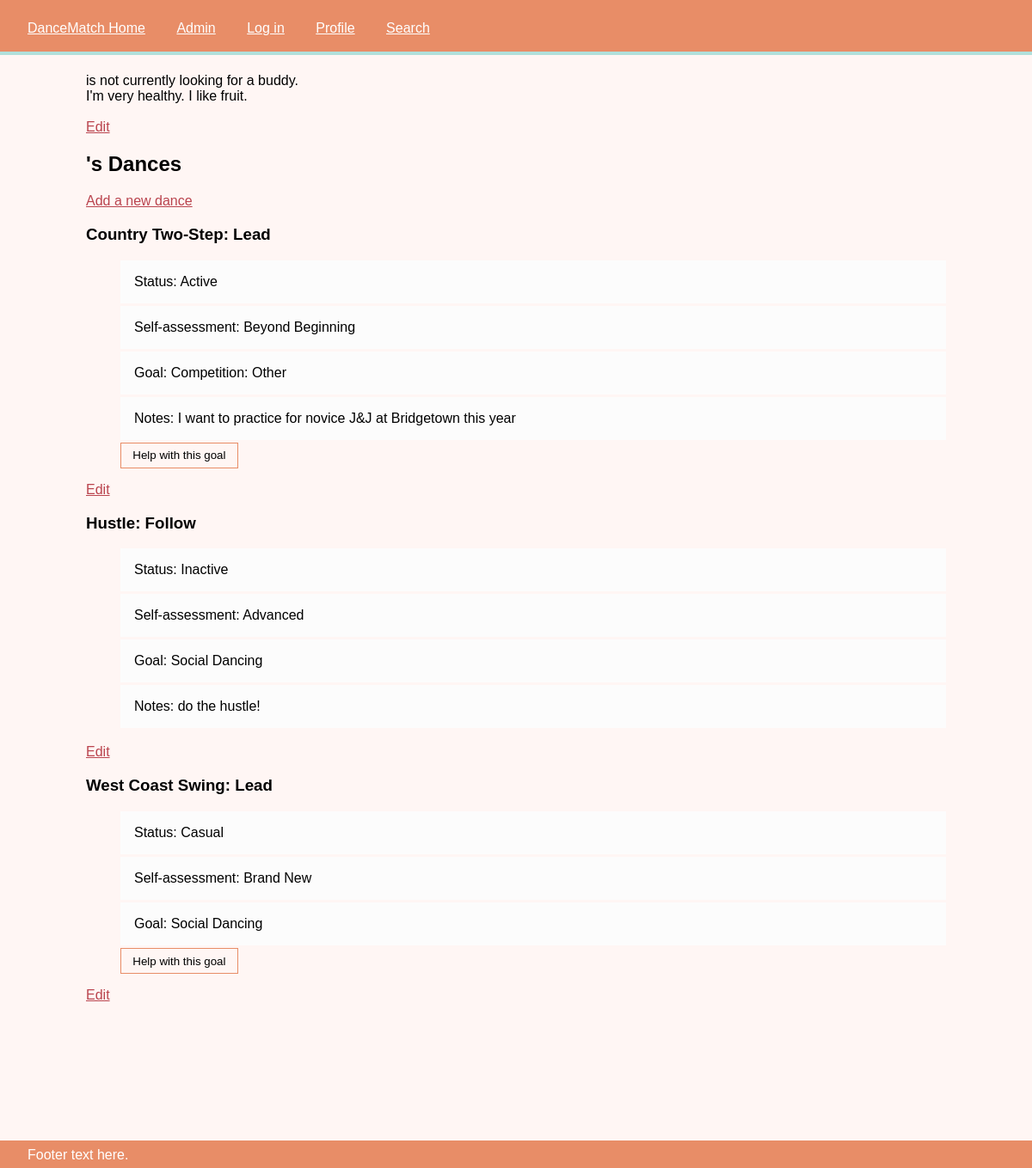
Screenshot of /profile/3/ with the database file from the repository.
### dancematch_app/models.py (models this page shows, shortened)
class Dancer(models.Model):
    user = models.OneToOneField(User)
    bio = models.TextField()
    img_path = models.CharField(max_length=200, default="/statc/uploads/default.png")

class DancePrefs(models.Model):
    dance = models.ForeignKey(Dance)
    dancer = models.ForeignKey(Dancer)
    role = models.ForeignKey(DanceRole)
    skill_level = models.ForeignKey(SkillLevel, default=1)
    activity = models.ForeignKey(Activity, default=1)
    goal = models.ForeignKey(Goals, default=1)
    notes = models.TextField(blank=True)

class Dance(models.Model):
    name = models.CharField(default='', max_length=200)
    description = models.TextField(blank=True)
    def __str__(self):
        return self.name

class DanceRole(models.Model):
    name = models.CharField(max_length=200)
    def __str__(self):
        return self.name

class Activity(models.Model):
    name = models.CharField(max_length=200)
    def __str__(self):
        return self.name

class SkillLevel(models.Model):
    name = models.CharField(max_length=200)
    def __str__(self):
        return self.name

class Goals(models.Model):
    name = models.CharField(max_length=200)
    def __str__(self):
        return self.name

### dancematch_app/views.py (the view)
# urls.py: url(r'^profile/(?P<dancer_id>[0-9]+)/$', views.profile, name='profile'),
def profile(request, dancer_id):
    dancer = get_object_or_404(Dancer, pk=dancer_id)
    dance_prefs = DancePrefs.objects.filter(dancer=dancer)
    return render(request, 'profile.html', {'dancer': dancer,
                                            'dance_prefs': dance_prefs,
                                            })

### dancematch_app/templates/profile.html (shortened to what this page needs)
{% extends "base_generic.html" %}
{% load staticfiles %}
{% block content %}
{% if dancer.active_member %}
    {{ dancer.name }} is looking for a buddy!
{% else %}
    {{ dancer.name }} is not currently looking for a buddy.
{% endif %}
<div class="bio">
    {{ dancer.bio }}
</div>
<br>
<a href="/edit/{{ dancer.id }}">Edit</a>
<h2>{{ dancer.name }}'s Dances</h2>
<a href="/edit/{{ dancer.id }}/0/">Add a new dance</a>
{% for dance_pref in dance_prefs|dictsort:"dance.name" %}
    <h3>{{ dance_pref.dance }}: {{ dance_pref.role }}</h3>
    <ul class="prefs">
        {% if dance_pref.activity %}
            <li>Status: {{ dance_pref.activity }}</li>
        {% endif %}
        {% if dance_pref.skill_level %}
            <li>Self-assessment: {{ dance_pref.skill_level }}</li>
        {% endif %}
        {%  if dance_pref.goal %}
            <li>Goal: {{ dance_pref.goal }}</li>
        {% endif %}
        {% if dance_pref.notes != '' %}
            <li>Notes: {{ dance_pref.notes }}</li>
        {% endif %}
        {% if dance_pref.activity.name != "Inactive" %}
            <input class="button" type="button" value="Help with this goal"/>
        {% endif %}
    </ul>
    <a href="/edit/{{ dancer.id }}/{{ dance_pref.id }}/">Edit</a>
{% empty %}
    {{ dancer.name }} has not added any dances.
{% endfor %}
{% endblock %}

### dancematch_app/static/style.css (style rules this page uses)
body { background: #fff6f4; padding: 0; margin: 0; font-family: "Trebuchet MS", sans-serif; }
a { color: #ba444e; }
ul { list-style-type: none; }
li { background-color: #fcfcfc; list-style-type: none; border-bottom: 3px solid #fff6f4; padding: 1em; }
button, .button { display: block; padding: 0.5em 1em; border: 1px solid #e88d67; background-color: #fff6f4; }

### rows the page displays
Dancer: bio "I'm very healthy. I like fruit."
DancePrefs: dance "Country Two-Step", role "Lead", activity "Active", skill_level "Beyond Beginning", goal "Competition: Other", notes "I want to practice for novice J&J at Bridgetown this year"
DancePrefs: dance "Hustle", role "Follow", activity "Inactive", skill_level "Advanced", goal "Social Dancing", notes "do the hustle!"
DancePrefs: dance "West Coast Swing", role "Lead", activity "Casual", skill_level "Brand New", goal "Social Dancing"
